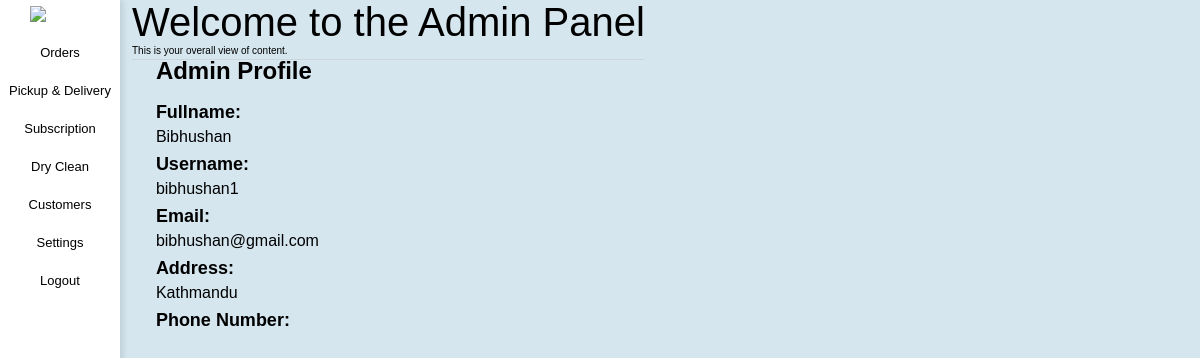
/admin_setting.php (signed in), run on the app's committed database.
### tables this page shows
CREATE TABLE `users` (
  `id` int(5) NOT NULL,
  `fullname` varchar(50) NOT NULL,
  `username` varchar(10) NOT NULL,
  `password` varchar(10) NOT NULL,
  `email` varchar(100) NOT NULL,
  `phone_number` int(10) NOT NULL,
  `address` varchar(100) NOT NULL,
  `register_time` timestamp NOT NULL DEFAULT current_timestamp() ON UPDATE current_timestamp()
);

### admin_setting.php (the view, shortened to what this page needs)
<!DOCTYPE html>
<?php
include('adminbar.php');
include('db.php');
$username = $_SESSION['username'];
$query = mysqli_query($conn, "SELECT * FROM users WHERE username='$username'");
$userData = mysqli_fetch_assoc($query);
?>
<html lang="en">
<head>
</head>
<body>
    <div class="guff" >
        <h1>Welcome to the Admin Panel</h1>
        <p>This is your overall view of content.</p>
        <hr class="line">
    </div>
    <div class="profile-info">
                <h1>Admin Profile</h1>
                <label>Fullname:</label>
                <p><?php echo $userData['fullname']; ?></p>
                <label>Username:</label>
                <p><?php echo $userData['username']; ?></p>
                <label>Email:</label>
                <p><?php echo $userData['email']; ?></p>
                <label>Address:</label>
                <p><?php echo $userData['address']; ?></p>
                <label>Phone Number:</label>
    </div>
</body>
</html>

### adminbar.php (style rules this page uses)
* { margin: 0; padding: 0; box-sizing: border-box; }
body { display: flex; background-color: #D5E6EF; font-family: Verdana, Geneva, Tahoma, sans-serif; font-size: 10px; }

### admin_setting.php (style rules this page uses)
body { margin-left: 11%; }
label { font-size: 2em; font-family: Arial, Helvetica, sans-serif; margin-top: 5%; margin-bottom: 5%; }
.profile-info { text-align: left; margin-top: 8%; transform: translate(-300%,-10%); display: flex; flex-direction: column; align-items: flex-start; }
.profile-info h1 { font-size: 24px; font-weight: bold; margin-bottom: 5%; }
.profile-info label { font-size: 18px; font-weight: bold; margin-bottom: 5px; }
.profile-info p { font-size: 16px; margin: 0; }
.guff h1 { font-size: 4em; font-weight: lighter; }
.line { height: 1px; max-width: 900px; color: grey; opacity: 20%; margin-top: 0.5%; }

### data on the page
users: fullname "Bibhushan", username "bibhushan1", email "bibhushan@gmail.com", address "Kathmandu"
